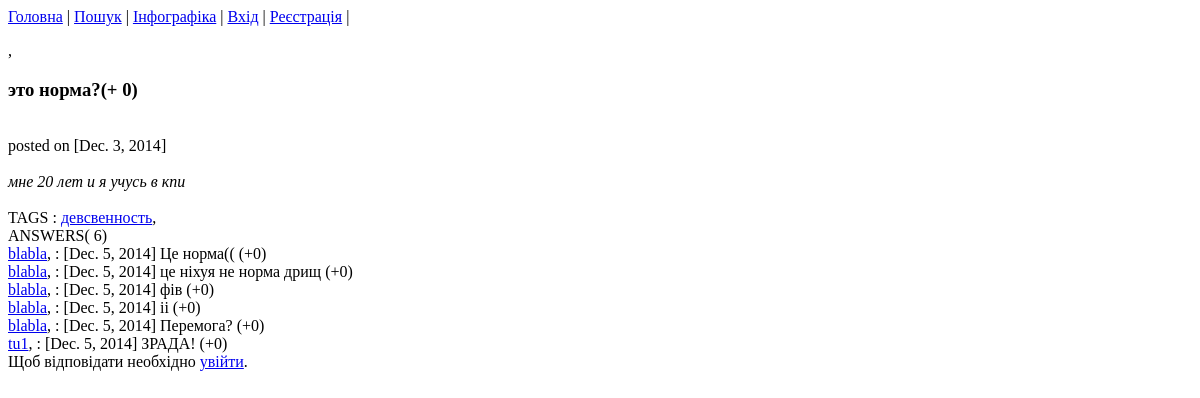
Before: /details?id=20 with the older database file.
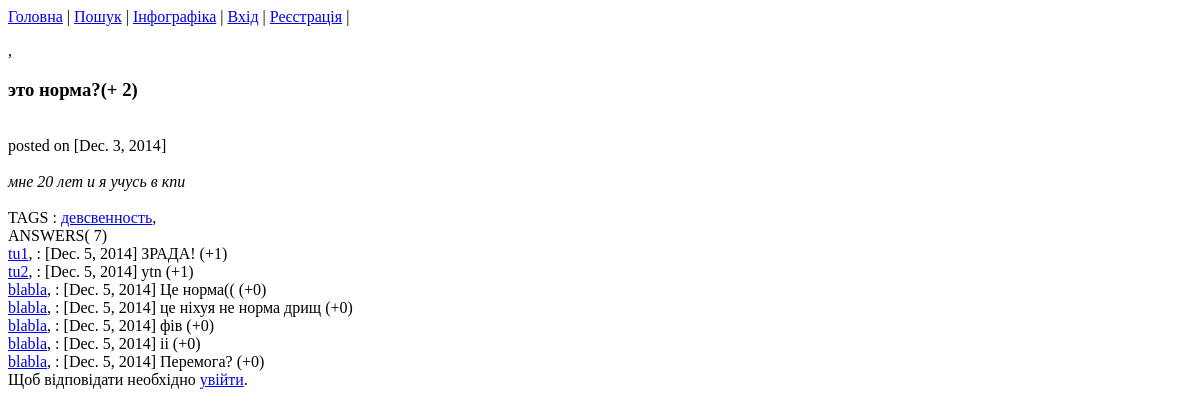
After: the same page with the newer database file.
### qanda/models.py (models this page shows)
class Question(models.Model):
   title = models.TextField()
   content = models.TextField()
   postdate = models.DateField()
   user_iduser = models.ForeignKey(User)
   likes = models.ManyToManyField(User,related_name="question_likes", default=0) #???
   tags = models.ManyToManyField(Tag,related_name="question_tags")

class Tag(models.Model):
    name = models.CharField(max_length=65, unique=True)

class Answer(models.Model):
    content = models.TextField()
    postdate = models.DateField()
    user_iduser = models.ForeignKey(User)
    question_idquestion = models.ForeignKey('Question', db_column='question_idquestion', related_name='answers')
    likes = models.ManyToManyField(User, related_name="answer_likes")

### qanda/views.py (the view, shortened to what this page needs)
# urls.py: url(r'details', 'qanda.views.details'),
def details(request):
    if request.method == 'GET':
        qst = Question.objects.get(id=int(request.GET['id']))
        return render_to_response('details.html', {'obj': qst},  context_instance=RequestContext(request))

### qanda/templates/details.html (shortened to what this page needs)
{% extends "base.html" %}
{% block main_content %}
    <a href="index?search_by_user={{ obj.user_iduser.id }}" > {{ obj.user_iduser.username }}</a>,
    <h3>{{ obj.title }}(+ {{obj.likes.all|length }})</h3>
<br>
    posted on [{{ obj.postdate }}] <br>
      <br>
    <i>{{ obj.content }}</i><br>
    <br>
    TAGS :
        {% for t in obj.tags.all %}
        <a href="index?search_tag={{ t.id }}" >{{ t.name }}</a>,
        {% endfor %}
    <br>ANSWERS( {{ obj.answers.all|length }})
    {% for an in  obj.answers.all|dictsortreversed:"likes.count" %}
        <br> <a href="index?search_by_user={{ an.user_iduser.id }}" > {{ an.user_iduser.username }}</a>, : [{{ an.postdate }}] {{ an.content }}
        (+{{an.likes.all|length}})
    {% endfor %}
    {% if  user.is_authenticated  %}
    <br>
    <form action="details_add_answer" method="POST">{% csrf_token %}
    <input type="text" name="content">
        <input type = "hidden" name="qst_id" value="{{ obj.id }}">
    <input type="submit" value="Додати відповідь">
    </form>
    {% else %}
     <br> Щоб відповідати необхідно    <a href="login">увійти</a>.
    {% endif %}
{% endblock %}

### qanda/templates/base.html (shortened to what this page needs)
<!DOCTYPE html>
<html>
<head>
</head>
<body>
<a href="index">Головна</a> |
                                    <a href="search"> Пошук</a>  |
                                    <a href="chart1">Інфографіка</a>      |                  {% if user.is_authenticated %}
                                                                                            <a href="logout">Вихід</a>
                                                                                            {% else %}
                                                                                                <a href="login">Вхід</a> |
                                                                                                <a href="register">Реєстрація</a>
                                                                                            {% endif %} |
{% block main_content %}
{% endblock %}
</body>
</html>

Changed rows visible on the page:
computed for Question "это норма?": likes.all|length "0" → "2"; answers.all|length "6" → "7"
shown differently, row unchanged: Answer "ЗРАДА!": likes.all|length "0" → "1"; moves up the list
added Answer: user_iduser.username "tu2", postdate "Dec. 5, 2014", content "ytn", likes.all|length "1"
